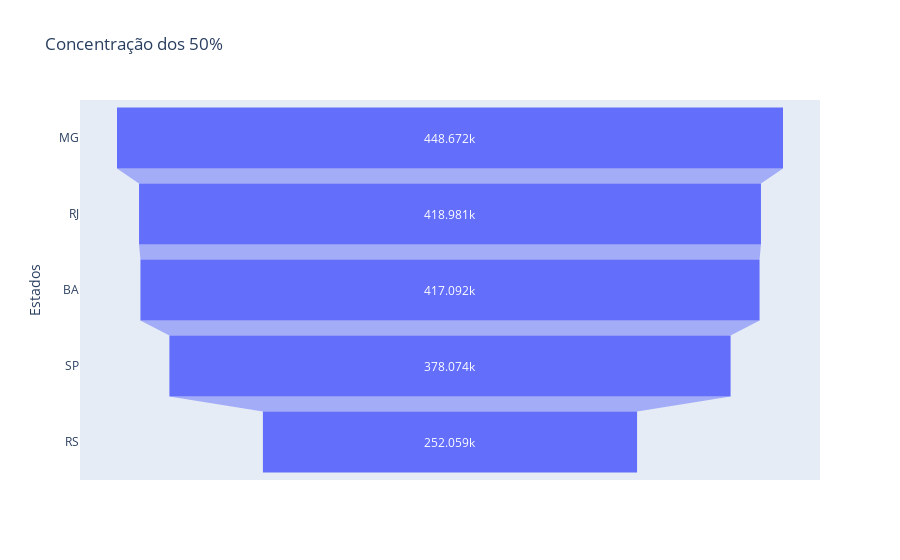

The code cell stored with this chart in its notebook:
### Code cell
px.funnel(
    Tabela_Estados[Tabela_Estados['Acumulado'] < 0.5],
    y = 'Estados',
    x = 'Qtd Multas',
    title = 'Concentração dos 50%'
)

### Figure 1 — Plotly figure (JSON) as saved in the notebook; plotly's stock layout.template omitted (floating-point values rounded to 4 significant figures)
{"data": [{"hovertemplate": "Qtd Multas=%{x}<br>Estados=%{y}<extra></extra>", "legendgroup": "", "marker": {"color": "#636efa"}, "name": "", "orientation": "h", "showlegend": false, "type": "funnel", "x": [448672, 418981, 417092, 378074, 252059], "xaxis": "x", "y": ["MG", "RJ", "BA", "SP", "RS"], "yaxis": "y"}], "layout": {"legend": {"tracegroupgap": 0}, "title": {"text": "Concentração dos 50%"}, "xaxis": {"anchor": "y", "domain": [0, 1], "title": {"text": "Qtd Multas"}}, "yaxis": {"anchor": "x", "domain": [0, 1], "title": {"text": "Estados"}}}}
